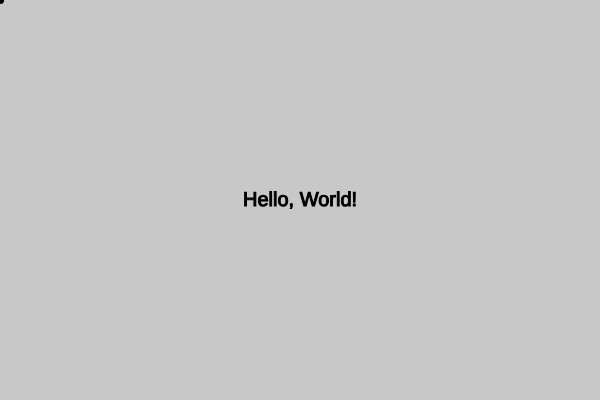
Frame 1 (no input)
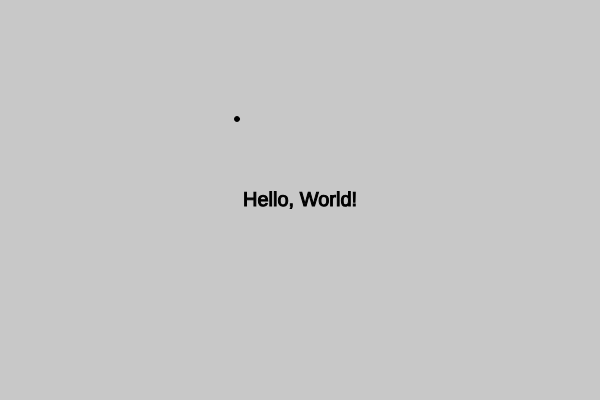
Frame 60 (no input)
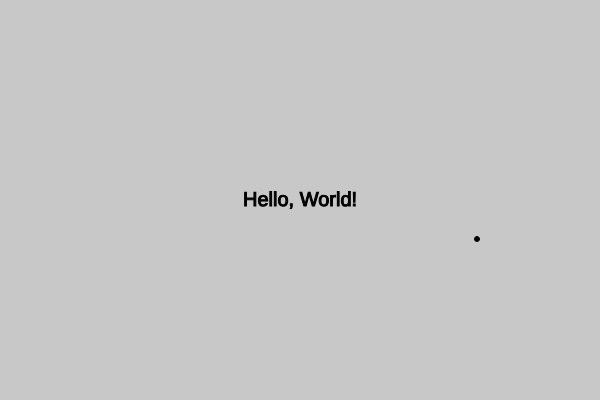
Frame 120 (the mouse pressed at the canvas centre since frame 60)

The p5.js sketch that drew these frames (run headless with seeded random() and noise() and a simulated clock; from frame 60 on, the mouse is pressed at the canvas centre):

// p5.js sketch
// ── sketch.js
let x, y, dx, dy;

function setup() {
    createCanvas(600, 400);
    x = 1;
    y = 1;
    dx = 4;
    dy = 2;
}

function draw() {
    background(200);
    stroke(0);
    textAlign(CENTER, CENTER);
    textSize(20);
    text("Hello, World!", width/2, height/2);
    fill(0, 0, 0);
    circle(x, y, 5);
    if (x >= width || x <= 0) {
        dx *= -1;
    }
    if (y >= height || y <= 0) {
        dy *= -1;
    }
    x += dx;
    y += dy;
}
